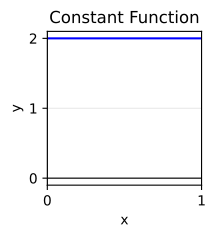

Generate this figure with Python:
import matplotlib.pyplot as plt
import numpy as np
from matplotlib.ticker import MaxNLocator

#Linear Function
fig, ax1 = plt.subplots(figsize=(2, 2))

ax1.axhline(2, color="blue")

# x1 = np.linspace(-3, 3, 100)
# y1 = 2

# ax1.plot(x1, y1, label="y = x + 2", color="black", linewidth=2)

ax1.xaxis.set_major_locator(MaxNLocator(integer=True))
ax1.yaxis.set_major_locator(MaxNLocator(integer=True))

ax1.set_title("Constant Function")
ax1.set_xlabel("x")
ax1.set_ylabel("y")
ax1.grid(True, alpha=0.3)
ax1.axhline(0, color="black", linewidth=0.8)
ax1.axvline(0, color="black", linewidth=0.8)

plt.savefig("images/note2/constant.pdf", format="pdf", bbox_inches="tight")
plt.show()
